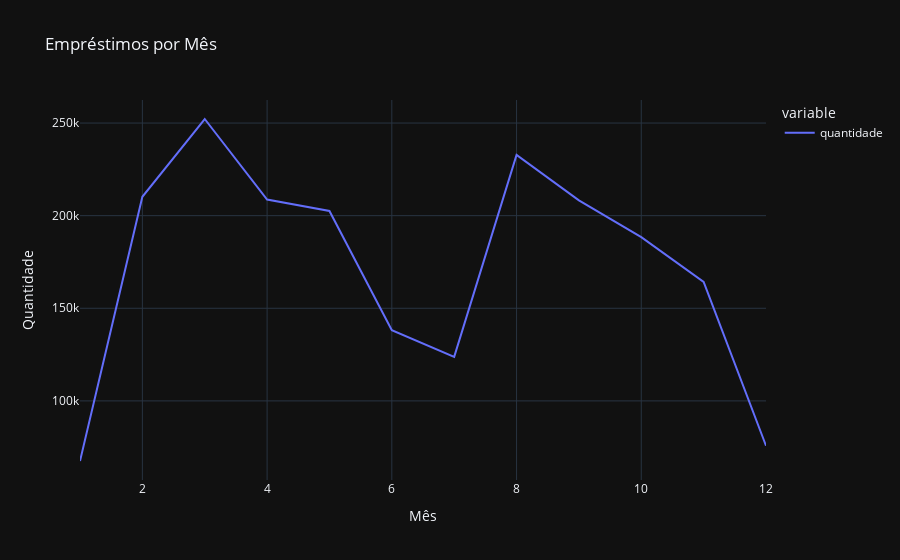

Notebook code cell kept with this figure:
### Markdown cell above
Plotly

### Code cell
# gerando o gráfico por mes

g2 = px.line(emprestimo_mes, title = 'Empréstimos por Mês', template='plotly_dark')
g2.update_layout(
    xaxis_title = 'Mês',
    yaxis_title = 'Quantidade'
)
g2.show(config = {'responsive': True})

### Figure 1 — Plotly figure (JSON) as saved in the notebook; plotly's stock layout.template omitted (floating-point values rounded to 4 significant figures)
{"data": [{"hovertemplate": "variable=quantidade<br>data=%{x}<br>value=%{y}<extra></extra>", "legendgroup": "quantidade", "line": {"color": "#636efa", "dash": "solid"}, "marker": {"symbol": "circle"}, "mode": "lines", "name": "quantidade", "orientation": "v", "showlegend": true, "type": "scatter", "x": [1, 2, 3, 4, 5, 6, 7, 8, 9, 10, 11, 12], "xaxis": "x", "y": [67542, 210200, 252185, 208725, 202530, 138131, 123790, 232793, 208234, 188410, 164222, 75796], "yaxis": "y"}], "layout": {"legend": {"title": {"text": "variable"}, "tracegroupgap": 0}, "title": {"text": "Empréstimos por Mês"}, "xaxis": {"anchor": "y", "domain": [0, 1], "title": {"text": "Mês"}}, "yaxis": {"anchor": "x", "domain": [0, 1], "title": {"text": "Quantidade"}}}}
